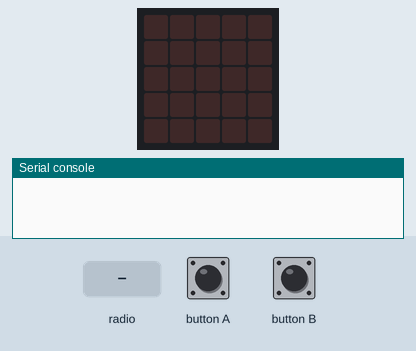
The program below on a simulated BBC micro:bit (MakeCode). On the bench: the board's 5×5 LED display, the last lines printed to the serial console. The test bench sets the inputs (shaded band). No radio messages arrive unless stated (any console line starting 'radio sent:' is added by the test bench).

Above: at 1.2 s.
1.3 s: radio message "smile" arrives
At 1.9 s:
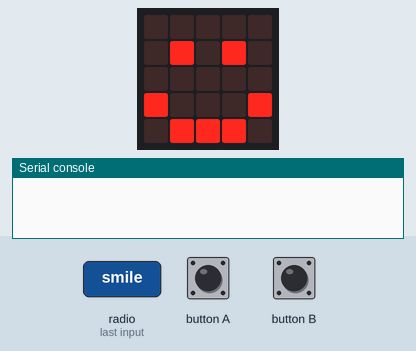
2.8 s: button A pressed for 0.15 s
At 3.8 s:
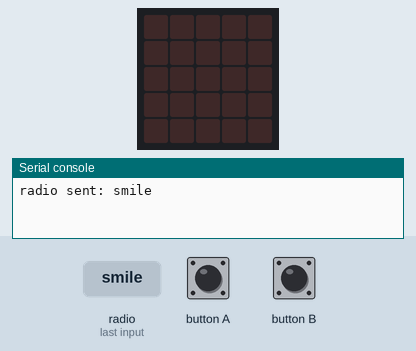
4.4 s: radio message "ok" arrives
At 5.5 s:
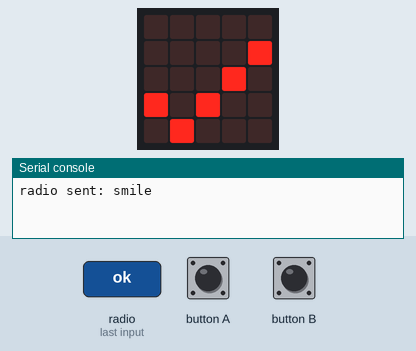
5.9 s: radio message "sad" arrives
At 6.6 s:
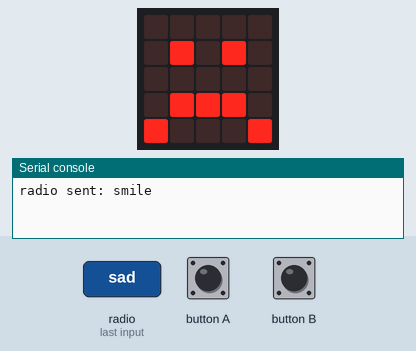
7.4 s: button B pressed for 0.15 s
At 8.5 s:
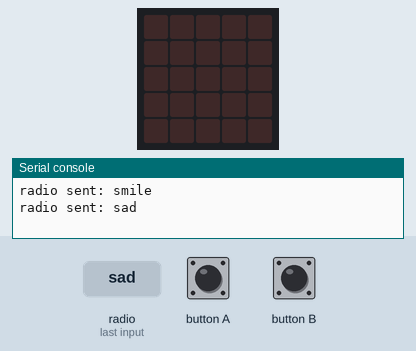
Timing chart, 0 to 10.4 s (numbered marks = the images above; inputs shaded):
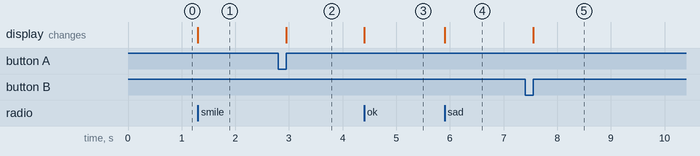

Measured:
- after the input at 1.3 s, the display: changes at once (image 1)
- after the input at 2.8 s, the display: changes after 0.15 s (image 2)
- after the input at 4.4 s, the display: changes at once (image 3)
- after the input at 5.9 s, the display: changes at once (image 4)
- after the input at 7.4 s, the display: changes after 0.15 s (image 5)

The program:

main.ts
```typescript
input.onButtonPressed(Button.A, function () {
    basic.clearScreen()
    radio.sendString("smile")
})
input.onGesture(Gesture.Shake, function () {
    basic.clearScreen()
    radio.sendString("ok")
})
radio.onReceivedString(function (receivedString) {
    if ("smile" == receivedString) {
        basic.showIcon(IconNames.Happy)
    } else if ("sad" == receivedString) {
        basic.showIcon(IconNames.Sad)
    } else if ("ok" == receivedString) {
        basic.showIcon(IconNames.Yes)
    }
})
input.onButtonPressed(Button.B, function () {
    basic.clearScreen()
    radio.sendString("sad")
})
radio.setGroup(6)
```

test.ts
```typescript
// aquí va el archivo "tests"; esto no se compilará cuando este paquete se utilice como una extensión.
```
